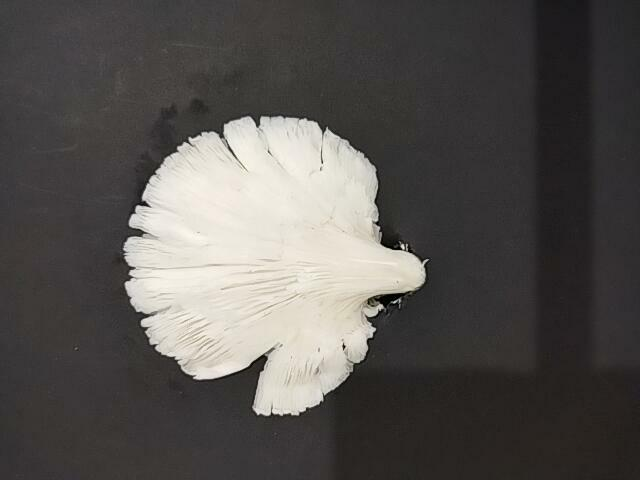
%> input picture Grading Jamur/Data_training/A2_10.4912 cm.jpg, 640 x 480 px
$ octave segmentation.m   (GNU Octave 9; MATLAB toolbox functions it lacks are replaced by stand-ins)
%> lines starting %> are read from the running program, lines starting %| are printed output that depends on the picture; in (x1, y1, x2, y2) boxes, pixels count from 0 and x2, y2 are one past the last pixel; in counts of white or black regions, pixels touching at a corner belong together; the program's own positions count from 1
% Baca gambar dan ubah ke skala abu-abu
I = imread('Data_training\A2_10.4912 cm.jpg');
%> I is the input picture: size 480x640x3 uint8; mean R, G, B 86.3, 83.2, 80.4
I = rgb2gray(I);
%> I: size 480x640 uint8

% Hilangkan noise dengan median filter dan tingkatkan kontras dengan imadjust
I = medfilt2(I);
I = imadjust(I);
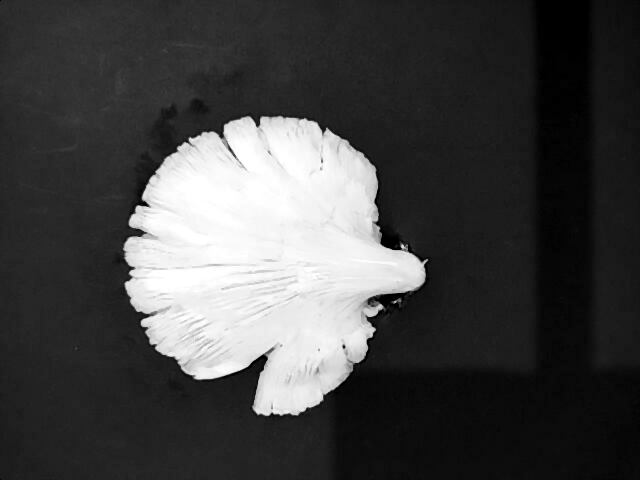
%> I: size 480x640 uint8; min 0, max 255, mean 68.3

% Terapkan thresholding dengan graythresh
level = graythresh(I);
%> level = 0.514
BW = imbinarize(I,level);
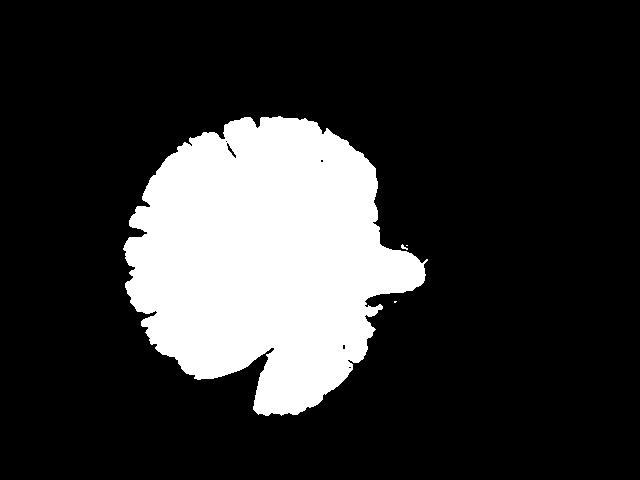
%> BW: size 480x640 logical; 19.4% white; 4 white regions (2 under 20 px), largest, box (x1, y1, x2, y2) and area: (123, 116, 428, 416) 59700, (401, 244, 408, 250) 20

% Label setiap regio dengan bwlabel
[L, num] = bwlabel(BW);
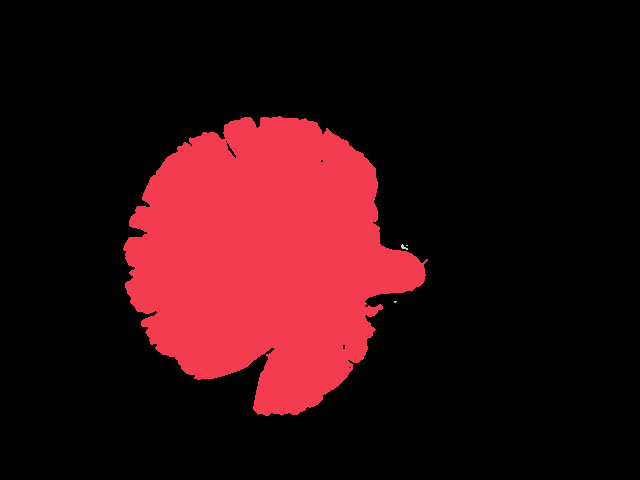
%> L: size 480x640 double; 5 distinct labels, from 0 to 4; one colour per label, 0 black
%> num = 4

% Ekstrak fitur diameter dengan regionprops
stats = regionprops(L, 'EquivDiameter', 'Centroid');
%> stats = 4 regions; Centroid and EquivDiameter: [265.4 259.1] 275.7, [395.8 302.4] 2.52, [404.4 247.9] 5.05, [407.5 246] 1.6

% Nilai resolusi gambar dalam pixel per centimeter
resolution = 4.00;

% Loop through each region and display diameter value
for idx = 1:1
    diameter = stats(idx).EquivDiameter;
    centroid = stats(idx).Centroid;
    diameter_cm = diameter * resolution;
    fprintf('Region %d: Diameter = %.2f cm, Centroid = (%.2f, %.2f)\n', idx, diameter_cm, centroid(1), centroid(2));
end
%> this loop made 1 pass
%> (diameter, centroid, diameter_cm) on pass 1: (275.7, [265.4 259.1], 1102.8)
%| Region 1: Diameter = 1102.81 cm, Centroid = (265.37, 259.15)

% Tampilkan gambar hasil segmentasi
figure, imshow(I);
hold on;
for idx = 1:1
    % Tampilkan centroid dari setiap regio
    plot(stats(idx).Centroid(1), stats(idx).Centroid(2), 'r*');
end
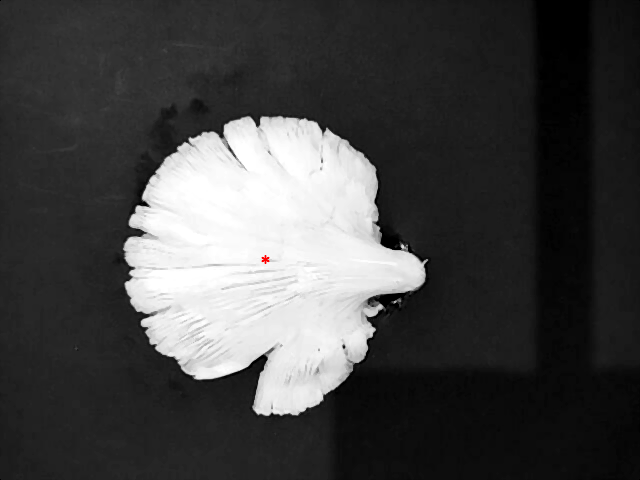
%> figure redrawn from the program's plot data
hold off;

$ run again, with Grading Jamur/Data_training/A1_12.4442 cm.jpg copied over Grading Jamur/Data_training/A2_10.4912 cm.jpg
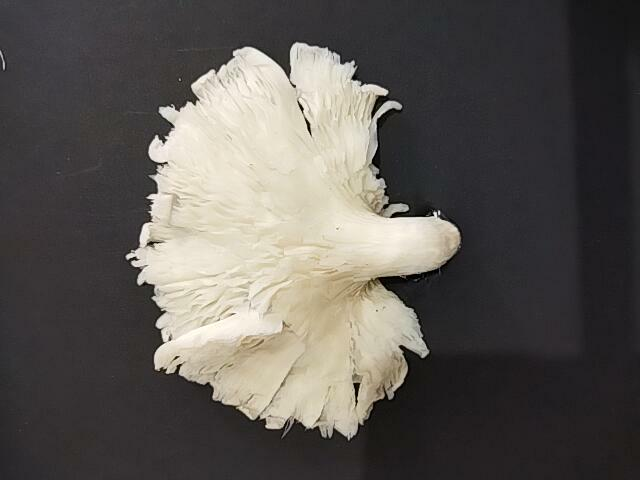
%> input picture Grading Jamur/Data_training/A1_12.4442 cm.jpg, 640 x 480 px
%> I is the input picture: size 480x640x3 uint8; mean R, G, B 92.5, 88.5, 84.1
%> level = 0.482
%> BW: size 480x640 logical; 27.3% white; 3 white regions (2 under 20 px), largest, box (x1, y1, x2, y2) and area: (126, 42, 460, 439) 83727
%> `[L, num] = bwlabel(BW);`:
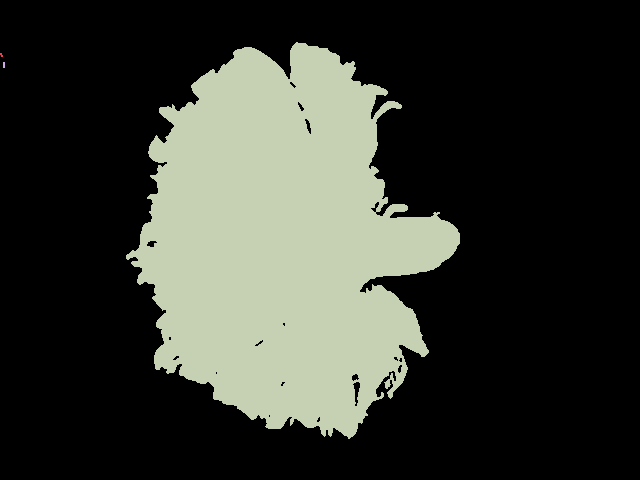
%> L: size 480x640 double; 4 distinct labels, from 0 to 3; one colour per label, 0 black
%> num = 3
%> stats = 3 regions; Centroid and EquivDiameter: [2 55.5] 3.19, [4.5 65.5] 3.91, [283.5 243.4] 326.5
%> the loop `for idx = 1:1` made 1 pass
%> (diameter, centroid, diameter_cm) on pass 1: (3.19, [2 55.5], 12.77)
%> (printed output is left out)
%> after the loop `for idx = 1:1`:
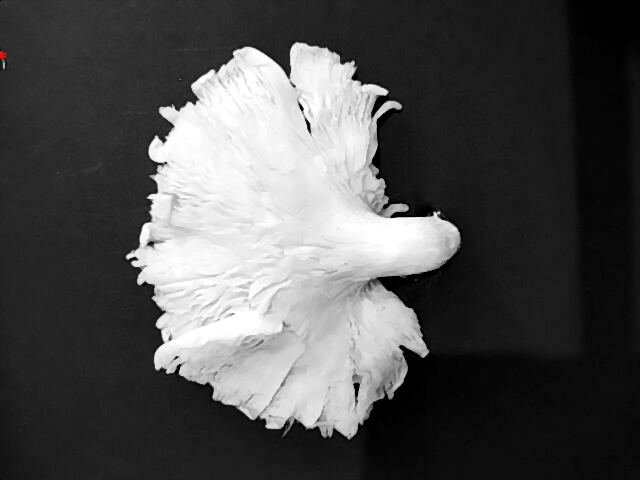
%> figure redrawn from the program's plot data

$ run again, with Grading Jamur/Data_training/A3_12.0644 cm.jpg copied over Grading Jamur/Data_training/A2_10.4912 cm.jpg
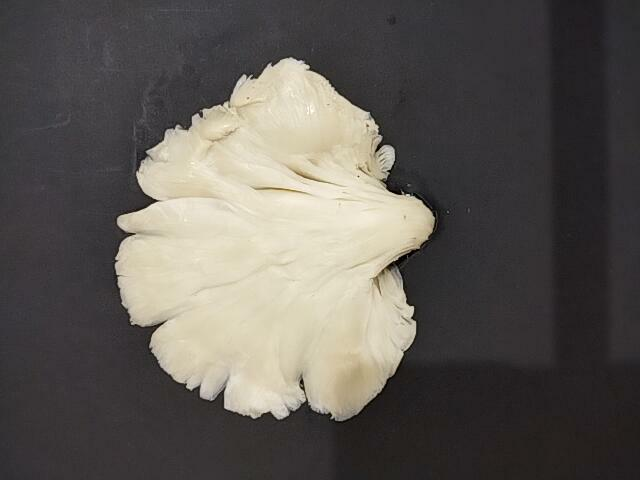
%> input picture Grading Jamur/Data_training/A3_12.0644 cm.jpg, 640 x 480 px
%> I is the input picture: size 480x640x3 uint8; mean R, G, B 94.6, 90.3, 85.2
%> level = 0.494
%> BW: size 480x640 logical; 26% white; 2 white regions (1 under 20 px), largest, box (x1, y1, x2, y2) and area: (115, 57, 434, 420) 79795
%> `[L, num] = bwlabel(BW);`:
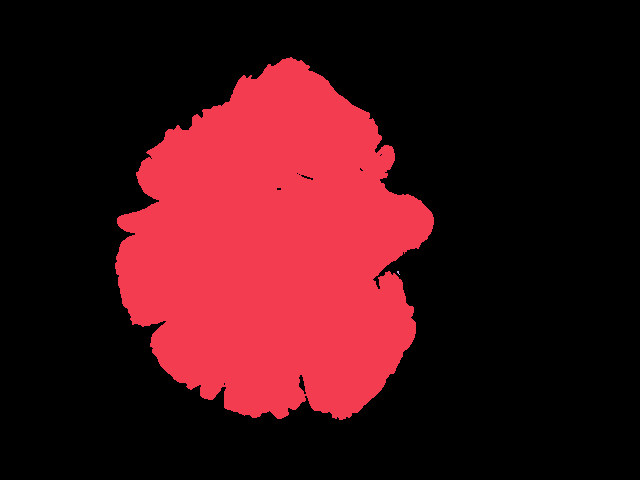
%> L: size 480x640 double; 3 distinct labels, from 0 to 2; one colour per label, 0 black
%> num = 2
%> stats = 2 regions; Centroid and EquivDiameter: [274.3 250.6] 318.7, [398.8 273.2] 2.76
%> the loop `for idx = 1:1` made 1 pass
%> (diameter, centroid, diameter_cm) on pass 1: (318.7, [274.3 250.6], 1275)
%> (printed output is left out)
%> after the loop `for idx = 1:1`:
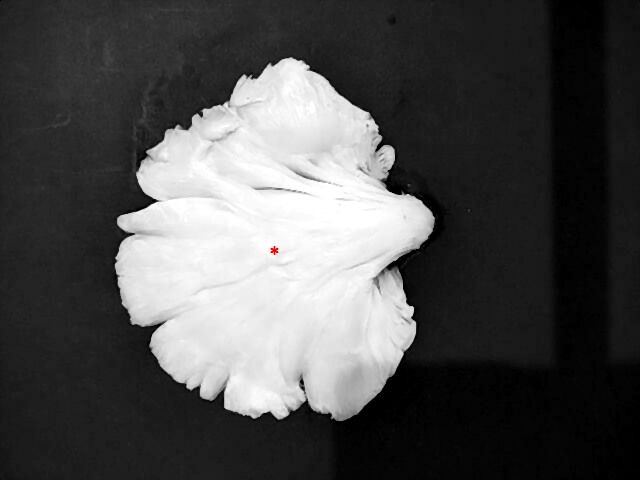
%> figure redrawn from the program's plot data

$ run again, with Grading Jamur/Data_training/B1_6.7024 cm.jpg copied over Grading Jamur/Data_training/A2_10.4912 cm.jpg
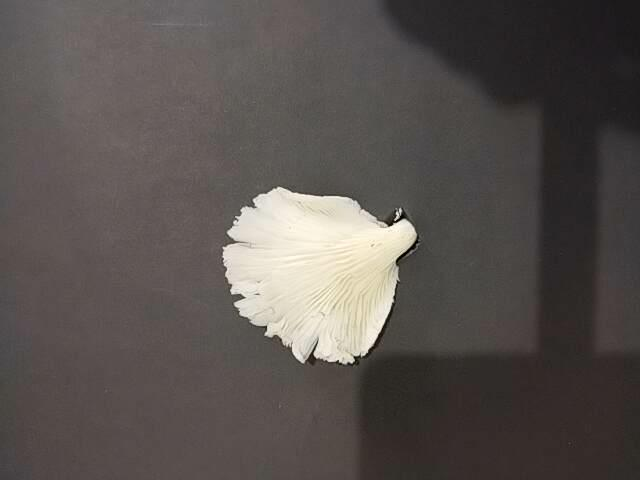
%> input picture Grading Jamur/Data_training/B1_6.7024 cm.jpg, 640 x 480 px
%> I is the input picture: size 480x640x3 uint8; mean R, G, B 88.9, 82.6, 79.5
%> level = 0.565
%> BW: size 480x640 logical; 7.7% white; 2 white regions, box (x1, y1, x2, y2) and area: (223, 187, 417, 364) 23646, (395, 209, 402, 220) 36
%> `[L, num] = bwlabel(BW);`:
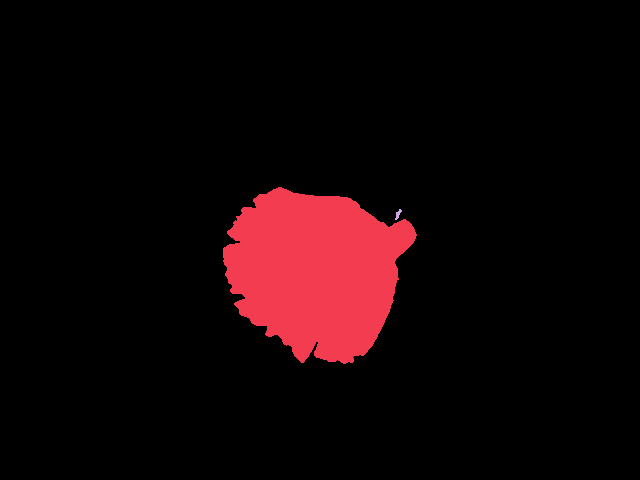
%> L: size 480x640 double; 3 distinct labels, from 0 to 2; one colour per label, 0 black
%> num = 2
%> stats = 2 regions; Centroid and EquivDiameter: [316.2 272.2] 173.5, [398.7 214.8] 6.77
%> the loop `for idx = 1:1` made 1 pass
%> (diameter, centroid, diameter_cm) on pass 1: (173.5, [316.2 272.2], 694.1)
%> (printed output is left out)
%> after the loop `for idx = 1:1`:
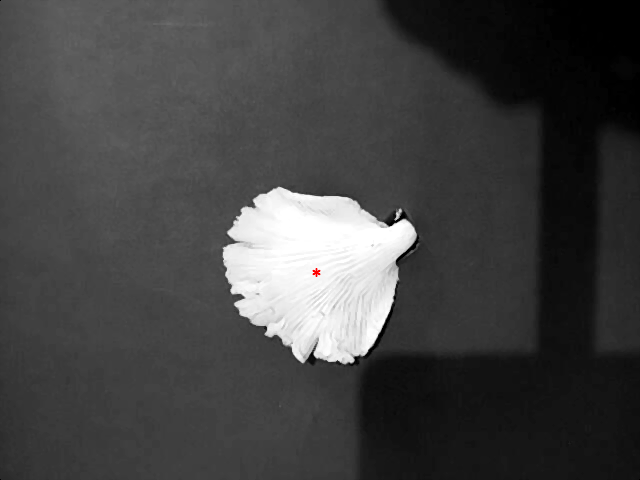
%> figure redrawn from the program's plot data
